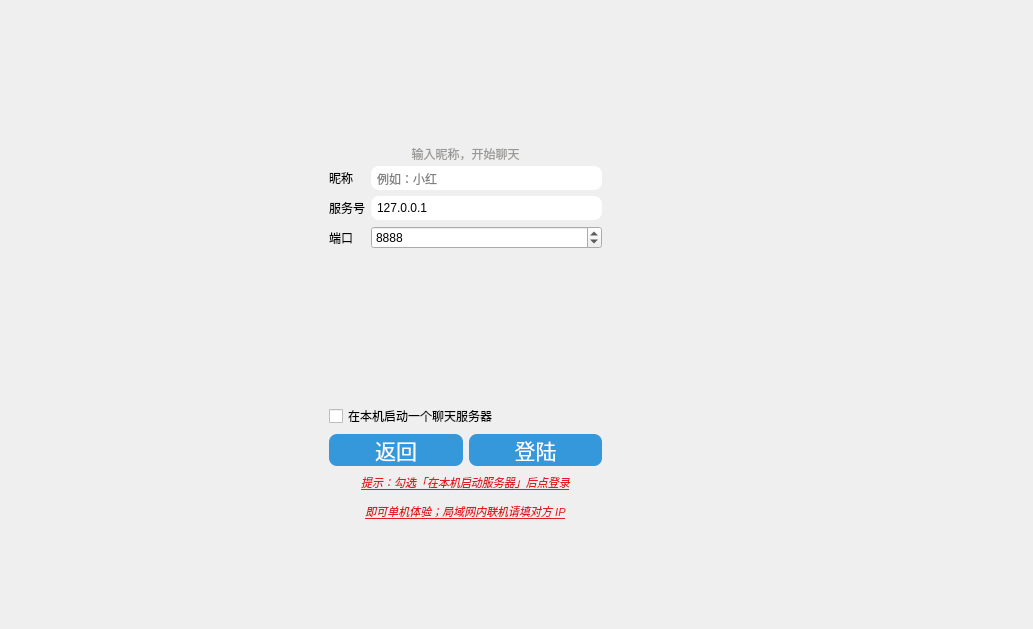
   <widget class="QWidget" name="page">
    <widget class="QLabel" name="labelBg_2">
     <property name="geometry">
      <rect>
       <x>0</x>
       <y>0</y>
       <width>1024</width>
       <height>620</height>
      </rect>
     </property>
     <property name="minimumSize">
      <size>
       <width>1024</width>
       <height>600</height>
      </size>
     </property>
     <property name="maximumSize">
      <size>
       <width>1024</width>
       <height>625</height>
      </size>
     </property>
     <property name="styleSheet">
      <string notr="true">border-image: url(:/images/7a502912283b24972c24079b3c0bbbd4.jpeg);</string>
     </property>
     <property name="text">
      <string/>
     </property>
    </widget>
    <widget class="QFrame" name="frameLogin">
     <property name="geometry">
      <rect>
       <x>320</x>
       <y>30</y>
       <width>291</width>
       <height>501</height>
      </rect>
     </property>
     <property name="frameShape">
      <enum>QFrame::NoFrame</enum>
     </property>
     <property name="frameShadow">
      <enum>QFrame::Raised</enum>
     </property>
     <layout class="QGridLayout" name="gridLayoutLogin">
      <item row="4" column="0">
       <widget class="QPushButton" name="btnBack">
        <property name="minimumSize">
         <size>
          <width>100</width>
          <height>0</height>
         </size>
        </property>
        <property name="styleSheet">
         <string notr="true">QPushButton{background-color:#3498db;color:white;border-radius:8px;font-size:16pt;}QPushButton:pressed{background-color:#2980b9;}</string>
        </property>
        <property name="text">
         <string>返回</string>
        </property>
       </widget>
      </item>
      <item row="3" column="0" colspan="2">
       <widget class="QCheckBox" name="checkBoxLocalServer">
        <property name="text">
         <string>在本机启动一个聊天服务器</string>
        </property>
       </widget>
      </item>
      <item row="4" column="1">
       <widget class="QPushButton" name="btnLogin">
        <property name="maximumSize">
         <size>
          <width>170</width>
          <height>16777215</height>
         </size>
        </property>
        <property name="sizeIncrement">
         <size>
          <width>0</width>
          <height>0</height>
         </size>
        </property>
        <property name="styleSheet">
         <string notr="true">QPushButton{background-color:#3498db;color:white;border-radius:8px;font-size:16pt;}QPushButton:pressed{background-color:#2980b9;}</string>
        </property>
        <property name="text">
         <string>登陆</string>
        </property>
       </widget>
      </item>
      <item row="1" column="0" colspan="2">
       <widget class="QLabel" name="labelSlogan">
        <property name="maximumSize">
         <size>
          <width>300</width>
          <height>15</height>
         </size>
        </property>
        <property name="text">
         <string>&lt;html&gt;&lt;head/&gt;&lt;body&gt;&lt;p align=&quot;center&quot;&gt;&lt;span style=&quot; font-size:9pt; color:#9a9996;&quot;&gt;输入昵称，开始聊天&lt;/span&gt;&lt;/p&gt;&lt;/body&gt;&lt;/html&gt;</string>
        </property>
       </widget>
      </item>
      <item row="5" column="0" colspan="2">
       <widget class="QLabel" name="labelHint">
        <property name="maximumSize">
         <size>
          <width>16777215</width>
          <height>50</height>
         </size>
        </property>
        <property name="text">
         <string>&lt;html&gt;&lt;head/&gt;&lt;body&gt;&lt;p align=&quot;center&quot;&gt;&lt;span style=&quot; font-size:8pt; font-style:italic; text-decoration: underline; color:#e01b24;&quot;&gt;提示：勾选「在本机启动服务器」后点登录&lt;/span&gt;&lt;/p&gt;&lt;p align=&quot;center&quot;&gt;&lt;span style=&quot; font-size:8pt; font-style:italic; text-decoration: underline; color:#e01b24;&quot;&gt;即可单机体验；局域网内联机请填对方 IP&lt;/span&gt;&lt;/p&gt;&lt;/body&gt;&lt;/html&gt;</string>
        </property>
       </widget>
      </item>
      <item row="0" column="0" colspan="2" alignment="Qt::AlignHCenter">
       <widget class="QLabel" name="labelLogo">
        <property name="minimumSize">
         <size>
          <width>100</width>
          <height>100</height>
         </size>
        </property>
        <property name="maximumSize">
         <size>
          <width>100</width>
          <height>100</height>
         </size>
        </property>
        <property name="styleSheet">
         <string notr="true">border-image: url(:/qq/res/qq/icons/png/light/48/qq2007.png);</string>
        </property>
        <property name="text">
         <string/>
        </property>
       </widget>
      </item>
      <item row="2" column="0" colspan="2">
       <layout class="QFormLayout" name="formLayoutServer">
        <item row="0" column="0">
         <widget class="QLabel" name="labelNickname">
          <property name="text">
           <string>昵称</string>
          </property>
         </widget>
        </item>
        <item row="0" column="1">
         <widget class="QLineEdit" name="lineEditNickname">
          <property name="styleSheet">
           <string notr="true">    border-radius: 8px;  /* 圆角大小，数字越大越圆，改成6更小一点 */
    padding:4px;</string>
          </property>
          <property name="placeholderText">
           <string>例如：小红</string>
          </property>
         </widget>
        </item>
        <item row="1" column="0">
         <widget class="QLabel" name="labelServerIp">
          <property name="text">
           <string>服务号</string>
          </property>
         </widget>
        </item>
        <item row="1" column="1">
         <widget class="QLineEdit" name="lineEditServerIp">
          <property name="styleSheet">
           <string notr="true">    border-radius: 8px;  /* 圆角大小，数字越大越圆，改成6更小一点 */
    padding:4px;</string>
          </property>
          <property name="text">
           <string>127.0.0.1</string>
          </property>
         </widget>
        </item>
        <item row="2" column="0">
         <widget class="QLabel" name="labelPort">
          <property name="text">
           <string>端口</string>
          </property>
         </widget>
        </item>
        <item row="2" column="1">
         <widget class="QSpinBox" name="spinBoxPort">
          <property name="maximum">
           <number>10000</number>
          </property>
          <property name="value">
           <number>8888</number>
          </property>
         </widget>
        </item>
       </layout>
      </item>
     </layout>
    </widget>
   </widget>
